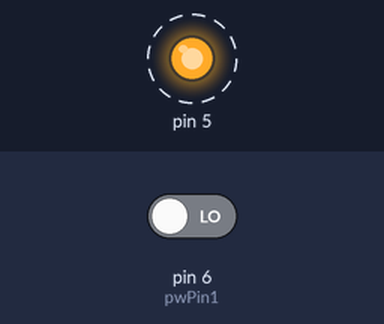
A sketch run on a simulated Arduino Uno, built with avr-gcc and run on an emulated ATmega328P. On the bench: output pins drawn as LEDs (lit = HIGH). Dashed ring = blinking. The inputs (shaded band) are chosen by the test bench; at power-on: pin 6 (pwPin1) LOW. What the sketch prints to the serial monitor is not drawn.

Above: at 0.6 s.
Timing chart, 0 to 3.2 s (numbered marks = the images above):
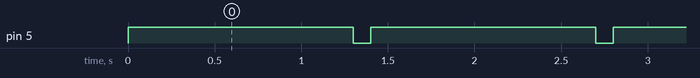

The sketch:

distance_test.ino
```cpp
const int pwPin1 = 6;
long sensor;

void setup() {
  Serial.begin(57600);
  pinMode(5, OUTPUT);
  pinMode(pwPin1, INPUT);
}

void read_sensor () {
  digitalWrite(5, HIGH);
  delay(300);
  sensor = pulseIn(pwPin1, HIGH);
  digitalWrite(5, LOW);

}

void print_range() {
  Serial.print("S1");
  Serial.print("=");
  Serial.print( sensor);
  Serial.print(", ");
  Serial.println( (sensor * 1000L / 57874L));
}

void loop() {
  read_sensor();
  print_range();
  delay(100);
}
```

Measured:
- by itself, pin 5: alternates HIGH for 1.3 s and LOW for 0.10 s
